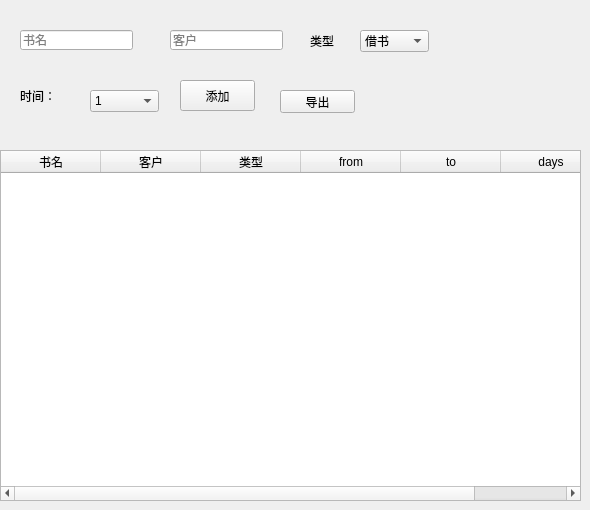
    <widget class="QWidget" name="tab_14">
     <attribute name="title">
      <string>Page</string>
     </attribute>
     <widget class="QLineEdit" name="book_name">
      <property name="geometry">
       <rect>
        <x>20</x>
        <y>30</y>
        <width>113</width>
        <height>20</height>
       </rect>
      </property>
      <property name="placeholderText">
       <string>书名</string>
      </property>
     </widget>
     <widget class="QLineEdit" name="client_name">
      <property name="geometry">
       <rect>
        <x>170</x>
        <y>30</y>
        <width>113</width>
        <height>20</height>
       </rect>
      </property>
      <property name="placeholderText">
       <string>客户</string>
      </property>
     </widget>
     <widget class="QLabel" name="label_37">
      <property name="geometry">
       <rect>
        <x>310</x>
        <y>30</y>
        <width>54</width>
        <height>21</height>
       </rect>
      </property>
      <property name="text">
       <string>类型</string>
      </property>
     </widget>
     <widget class="QComboBox" name="tpye_combox">
      <property name="geometry">
       <rect>
        <x>360</x>
        <y>30</y>
        <width>69</width>
        <height>22</height>
       </rect>
      </property>
      <item>
       <property name="text">
        <string>借书</string>
       </property>
      </item>
      <item>
       <property name="text">
        <string>续借</string>
       </property>
      </item>
     </widget>
     <widget class="QLabel" name="label_38">
      <property name="geometry">
       <rect>
        <x>20</x>
        <y>80</y>
        <width>54</width>
        <height>31</height>
       </rect>
      </property>
      <property name="text">
       <string>时间：</string>
      </property>
     </widget>
     <widget class="QComboBox" name="day_combox">
      <property name="geometry">
       <rect>
        <x>90</x>
        <y>90</y>
        <width>69</width>
        <height>22</height>
       </rect>
      </property>
      <item>
       <property name="text">
        <string>1</string>
       </property>
      </item>
      <item>
       <property name="text">
        <string>2</string>
       </property>
      </item>
      <item>
       <property name="text">
        <string>3</string>
       </property>
      </item>
      <item>
       <property name="text">
        <string>4</string>
       </property>
      </item>
      <item>
       <property name="text">
        <string>5</string>
       </property>
      </item>
      <item>
       <property name="text">
        <string>6</string>
       </property>
      </item>
      <item>
       <property name="text">
        <string>7</string>
       </property>
      </item>
     </widget>
     <widget class="QPushButton" name="add_operation">
      <property name="geometry">
       <rect>
        <x>180</x>
        <y>80</y>
        <width>75</width>
        <height>31</height>
       </rect>
      </property>
      <property name="text">
       <string>添加</string>
      </property>
     </widget>
     <widget class="QTableWidget" name="operation_table">
      <property name="geometry">
       <rect>
        <x>0</x>
        <y>150</y>
        <width>581</width>
        <height>351</height>
       </rect>
      </property>
      <column>
       <property name="text">
        <string>书名</string>
       </property>
      </column>
      <column>
       <property name="text">
        <string>客户</string>
       </property>
      </column>
      <column>
       <property name="text">
        <string>类型</string>
       </property>
      </column>
      <column>
       <property name="text">
        <string>from</string>
       </property>
      </column>
      <column>
       <property name="text">
        <string>to</string>
       </property>
      </column>
      <column>
       <property name="text">
        <string>days</string>
       </property>
      </column>
     </widget>
     <widget class="QPushButton" name="export_button">
      <property name="geometry">
       <rect>
        <x>280</x>
        <y>90</y>
        <width>75</width>
        <height>23</height>
       </rect>
      </property>
      <property name="text">
       <string>导出</string>
      </property>
     </widget>
    </widget>
